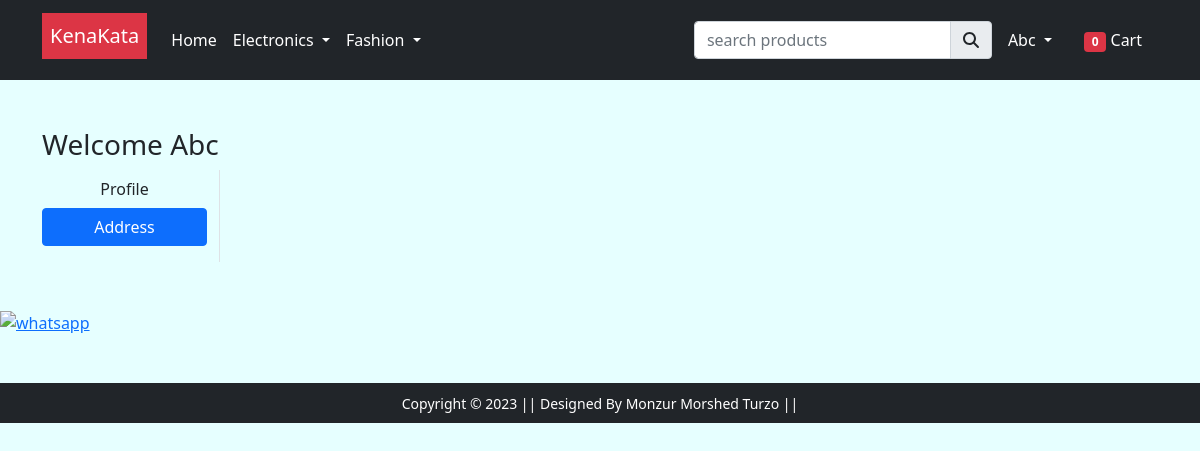
Page /address/ (signed in) on the earlier database version.
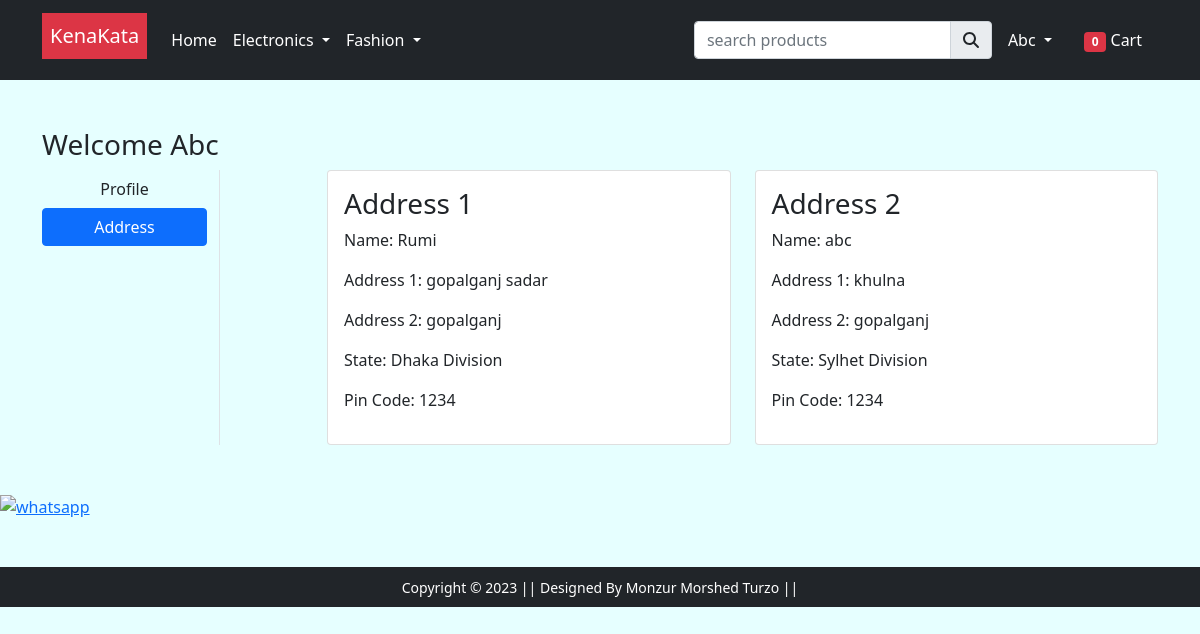
Same page on the later database version.
### app/models.py (models this page shows, shortened)
class Customer(models.Model):
    user= models.ForeignKey(User, on_delete=models.CASCADE)
    name= models.CharField(max_length=200)
    locality= models.CharField(max_length=200)
    city= models.CharField(max_length=50)
    zipcode= models.IntegerField()
    state= models.CharField(choices=STATE_CHOICES,max_length=50)

### app/views.py (the view)
# urls.py: path('address/', views.address, name='address'),
@login_required(login_url="login")
def address(request):
    add= Customer.objects.filter(user=request.user)
    totalitem=0
    if request.user.is_authenticated:
            totalitem= len(Cart.objects.filter(user=request.user))
    return render(request, 'app/address.html',{'add':add,'active':'btn-primary','totalitem':totalitem})

### app/templates/app/address.html (shortened to what this page needs)
{% extends 'app/base.html' %}
{% load static %}
{% block main-content %}
<div class="container my-5">
 <div class="row">
 <h3>Welcome <span class="text-capitalize">{{request.user.username}}</span></h3>
  <div class="col-sm-2 border-end">
   <ul class="list-unstyled">
    <li class="d-grid"><a href="{% url 'profile' %}" class="btn">Profile</a></li>
    <li class="d-grid"><a href="{% url 'address' %}" class="btn {{active}}">Address</a></li>
   </ul>
  </div>
  <div class="col-sm-9 offset-sm-1">
   <div class="row">
    {% for ad in add %}
    <div class="col-sm-6">
     <div class="card">
      <div class="card-body">
       <h3>Address {{forloop.counter}}</h3>
       <p>Name: {{ad.name}}</p>
       <p>Address 1: {{ad.locality}}</p>
       <p>Address 2: {{ad.city}}</p>
       <p>State: {{ad.state}}</p>
       <p>Pin Code: {{ad.zipcode}}</p>
      </div>
     </div>
    </div>
    {% endfor %}
   </div>
  </div>
 </div>
</div>
{% endblock main-content %}

Differences in the rows shown:
added Customer: name "Rumi", locality "gopalganj sadar", city "gopalganj", state "Dhaka Division", zipcode "1234"
added Customer: name "abc", locality "khulna", city "gopalganj", state "Sylhet Division", zipcode "1234"
